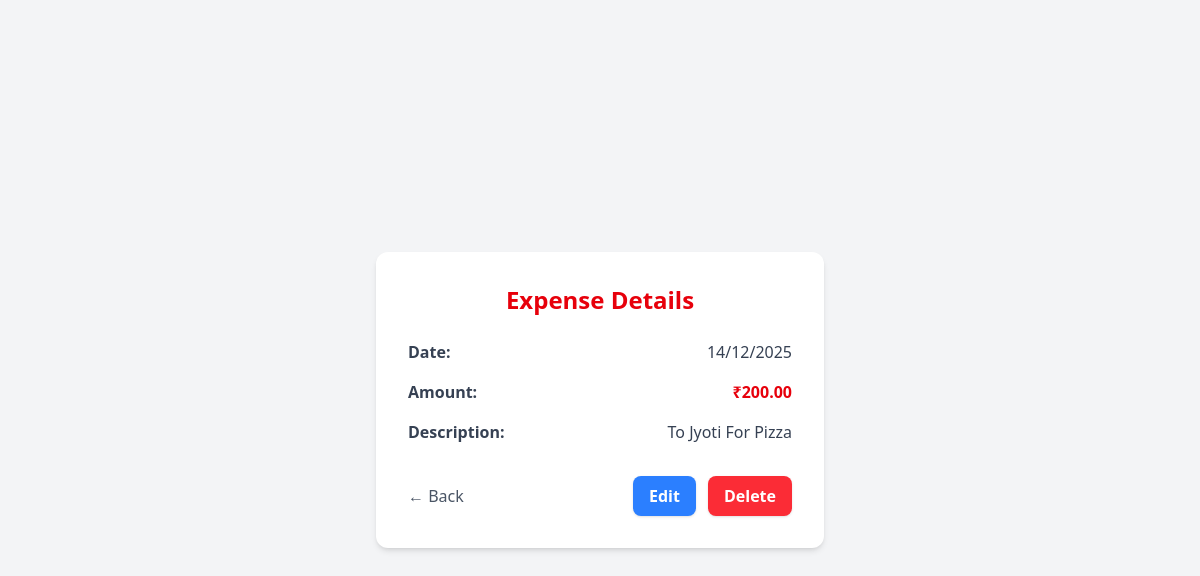
The app's page /tracker/expenseView/4/ with its own data.
### tracker/models.py (models this page shows, shortened)
class Expense(models.Model):
    exp_desc = models.CharField(max_length=150)
    exp_amount = models.DecimalField(max_digits=10,decimal_places=2)
    exp_date = models.DateField()

### tracker/views.py (the view)
# urls.py: path('expenseView/<int:id>/',views.expenseView,name='expenseView'),
def expenseView(request,id):
    expense = Expense.objects.get(id=id)
    context = {
        'expense' : expense
    }
    return render(request,'tracker/expenseView.html',context)

### tracker/templates/tracker/expenseView.html (shortened to what this page needs)
<!DOCTYPE html>
<html lang="en">
<head>
    <script src="https://cdn.jsdelivr.net/npm/@tailwindcss/browser@4"></script>
</head>
<body class="bg-gray-100 min-h-screen flex items-center justify-center">
    <div class="bg-white w-full max-w-md p-8 rounded-xl shadow-md">
        <h2 class="text-2xl font-bold text-red-600 mb-6 text-center">
            Expense Details
        </h2>
        <div class="space-y-4 text-gray-700">
            <div class="flex justify-between">
                <span class="font-semibold">Date:</span>
                <span>{{ expense.exp_date|date:"d/m/Y" }}</span>
            </div>
            <div class="flex justify-between">
                <span class="font-semibold">Amount:</span>
                <span class="text-red-600 font-bold">
                    ₹{{ expense.exp_amount }}
                </span>
            </div>
            <div class="flex justify-between">
                <span class="font-semibold">Description:</span>
                <span>{{ expense.exp_desc }}</span>
            </div>
        </div>
        <div class="flex justify-between items-center mt-8">
            <a href="{% url 'tracker:tracker_home' %}"
               class="text-gray-600 hover:underline">
                ← Back
            </a>
            <div class="flex gap-3">
                <a href="{% url 'tracker:expenseEdit' expense.id %}"
                   class="bg-blue-500 hover:bg-blue-600 text-white px-4 py-2 rounded-lg font-semibold shadow">
                    Edit
                </a>
                <a href="{% url 'tracker:expenseDelete' expense.id %}"
                   onclick="return confirm('Are you sure you want to delete this expense?');"
                   class="bg-red-500 hover:bg-red-600 text-white px-4 py-2 rounded-lg font-semibold shadow">
                    Delete
                </a>
            </div>
        </div>
    </div>
</body>
</html>

### records on screen
Expense: exp_date "14/12/2025", exp_amount "200.00", exp_desc "To Jyoti For Pizza"
